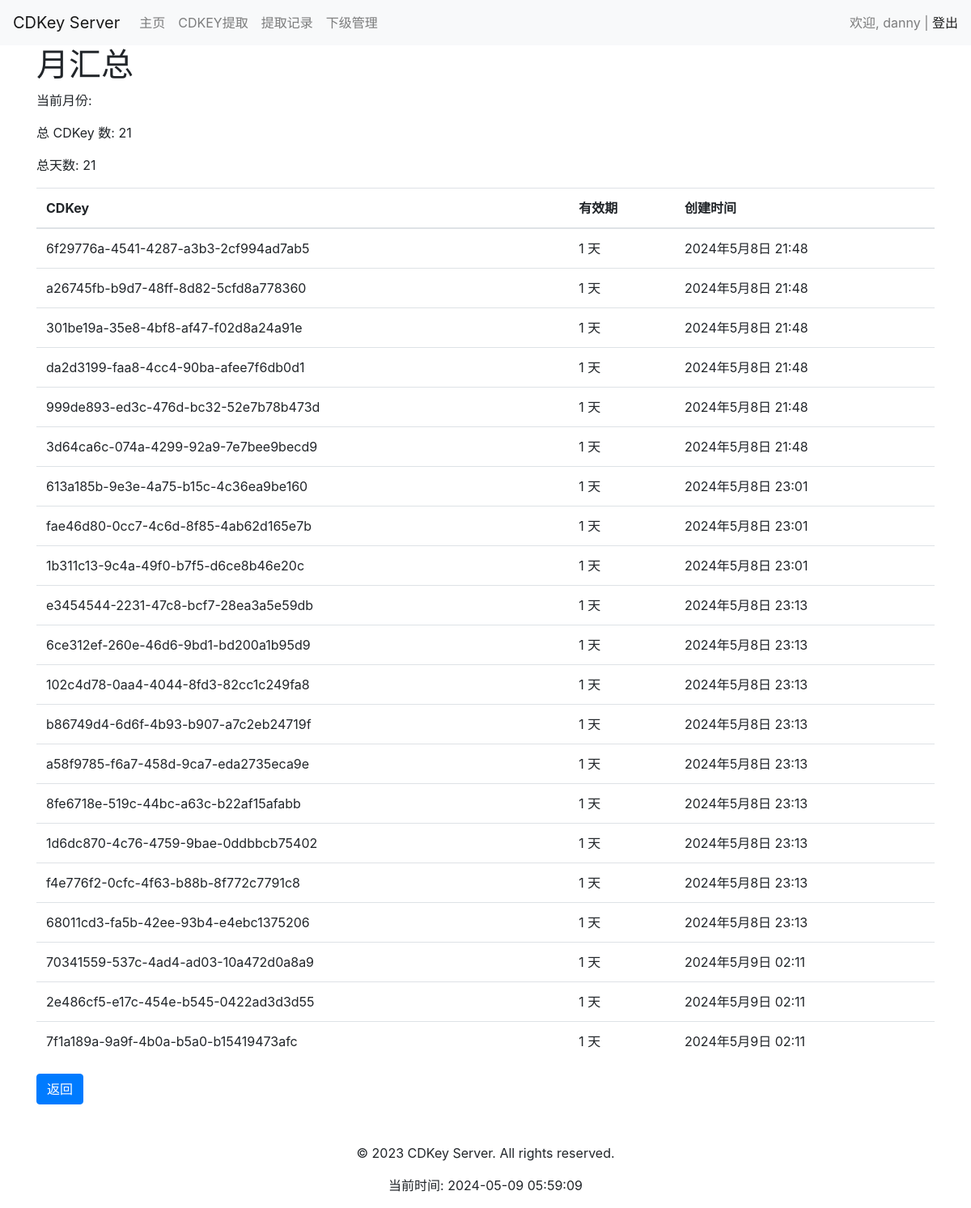
/user/cdkey/monthly-summary/ (signed in), run on an earlier commit of the app's database.
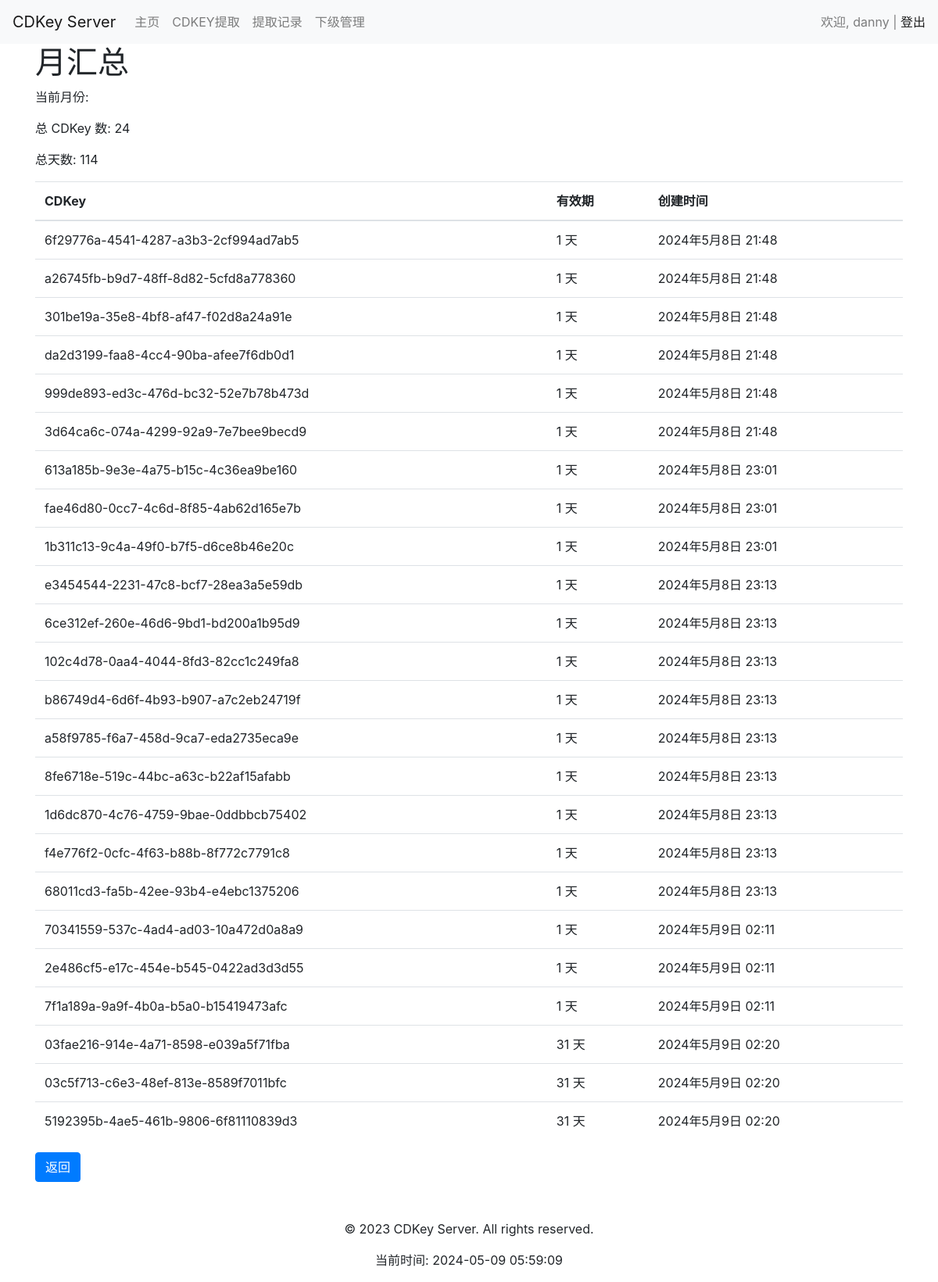
And on a later commit of the database.
### user/models.py (models this page shows, shortened)
class CDKey(models.Model):
    key = models.CharField(max_length=255, unique=True)
    created_at = models.DateTimeField(auto_now_add=True)
    expires_at = models.DateTimeField()
    created_by = models.ForeignKey('User', on_delete=models.CASCADE, related_name='created_cdkeys')
    used_by = models.ForeignKey('User', on_delete=models.CASCADE, related_name='used_cdkeys', null=True, blank=True)
    used_at = models.DateTimeField(null=True, blank=True)
    validity_days = models.IntegerField(choices=[(1, '1 天'), (31, '31 天')], default=1)

### user/views.py (the view)
# urls.py: path('cdkey/monthly-summary/', views.cdkey_monthly_summary, name='cdkey_monthly_summary'),
def cdkey_monthly_summary(request):
    current_month = datetime.now().month
    current_year = datetime.now().year
    cdkeys = CDKey.objects.filter(created_by=request.user, created_at__month=current_month, created_at__year=current_year)
    total_cdkeys = cdkeys.count()
    total_days = sum(cdkey.validity_days for cdkey in cdkeys)
    context = {
        'cdkeys': cdkeys,
        'total_cdkeys': total_cdkeys,
        'total_days': total_days,
    }
    return render(request, 'user/cdkey_monthly_summary.html', context)

### user/templates/user/cdkey_monthly_summary.html
{% extends 'base.html' %}
{% block content %}
<div class="container">
    <h1>月汇总</h1>
    <p>当前月份: {{ current_month }}</p>
    <p>总 CDKey 数: {{ total_cdkeys }}</p>
    <p>总天数: {{ total_days }}</p>
    <table class="table">
        <thead>
            <tr>
                <th>CDKey</th>
                <th>有效期</th>
                <th>创建时间</th>
            </tr>
        </thead>
        <tbody>
            {% for cdkey in cdkeys %}
            <tr>
                <td>{{ cdkey.key }}</td>
                <td>{{ cdkey.validity_days }} 天</td>
                <td>{{ cdkey.created_at }}</td>
            </tr>
            {% endfor %}
        </tbody>
    </table>
    <a href="{% url 'user:cdkey_record' %}" class="btn btn-primary">返回</a>
</div>
{% endblock %}

What changed in the data, as far as the page shows it:
added CDKey: key "03fae216-914e-4a71-8598-e039a5f71fba", validity_days "31", created_at "2024年5月9日 02:20"
added CDKey: key "03c5f713-c6e3-48ef-813e-8589f7011bfc", validity_days "31", created_at "2024年5月9日 02:20"
added CDKey: key "5192395b-4ae5-461b-9806-6f81110839d3", validity_days "31", created_at "2024年5月9日 02:20"
Also different on the page:
{{ total_cdkeys }}: "21" → "24"
{{ total_days }}: "21" → "114"
